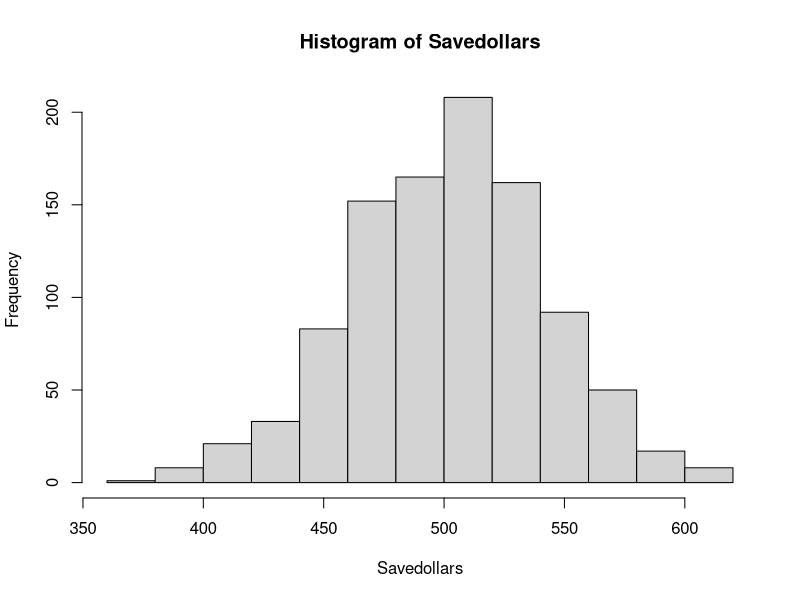

R code for this plot:
## ---- chunk 1
Bdays = 1:365
Bsamples = vector('numeric')
Totaldollars = 0
Savedollars = vector ('numeric')
## ---- chunk 2
for(loop in 1:1000) {

Totaldollars=0
for(i in 1:1137) {
Bsamples = sample(Bdays,35 , replace=TRUE)
if (length(unique(Bsamples)) == 35) {
  Totaldollars = Totaldollars -2
} else {
  Totaldollars = Totaldollars +1
}
}
Savedollars[loop] = Totaldollars
}
hist(Savedollars)
print(mean(Savedollars))
## ---- chunk 3
stdevDollars = sd(Savedollars)
meandollars= mean(Savedollars)
CI = c(meandollars-2*stdevDollars, meandollars+2*stdevDollars)

print(CI)
